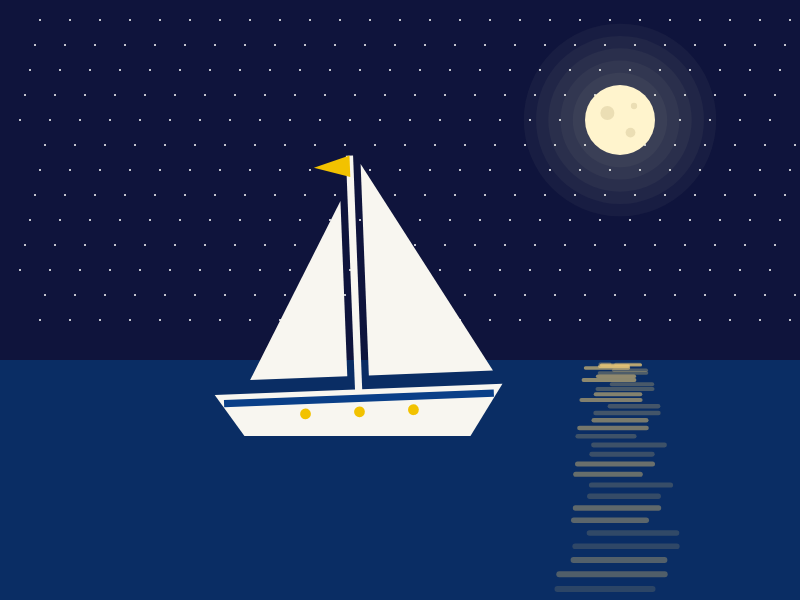
Frame 1 (no input)
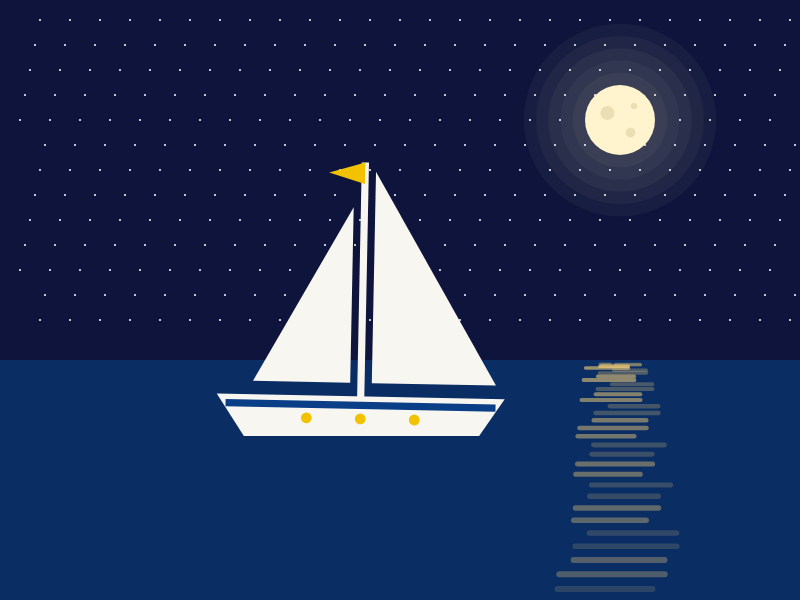
Frame 60 (no input)
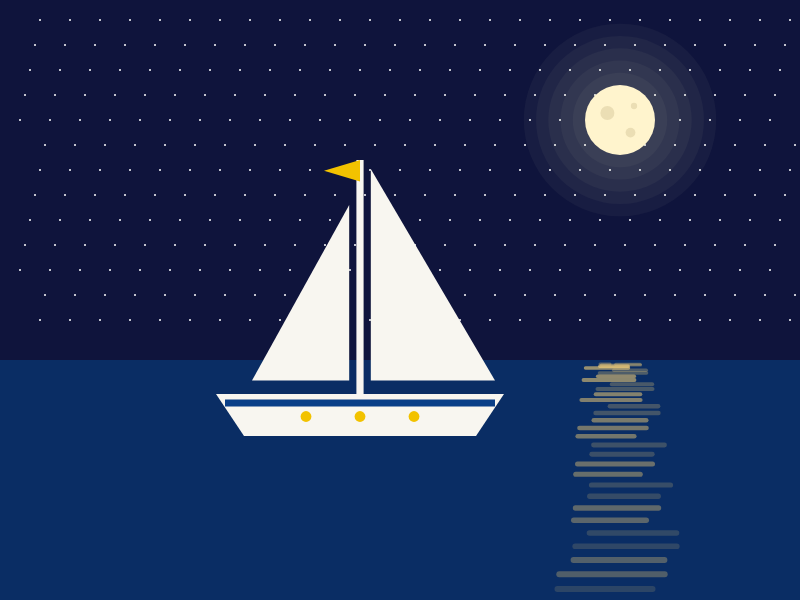
Frame 120 (the mouse pressed at the canvas centre since frame 60)

The p5.js sketch that drew these frames (run headless with seeded random() and noise() and a simulated clock; from frame 60 on, the mouse is pressed at the canvas centre):

// p5.js sketch
// ── sketch.js
let orizzonte = 360;  // y della linea dell'orizzonte
let lunaX = 620;      // posizione della luna
let lunaY = 120;
let scalaNave = 0.9;  // quanto è grande la barca
let lineaGalleggiamento = 430; // y in cui la barca tocca l'acqua

let bluLogo;
let gialloLogo;
let bianco;

function setup() {
  createCanvas(800, 600);
  bluLogo = color(10, 63, 136);
  gialloLogo = color(242, 194, 0);
  bianco = color(248, 246, 240);
}

function draw() {
  disegnaCielo();
  disegnaStelle();
  disegnaLuna();

  disegnaMare(orizzonte);
  disegnaRiflessoLuna(orizzonte, lineaGalleggiamento);

  disegnaNave();

  // l'acqua copre il fondo dello scafo
  disegnaMare(lineaGalleggiamento + 6);
  disegnaRiflessoLuna(lineaGalleggiamento + 6, height);
}

// ---------- CIELO ----------
function disegnaCielo() {
  noStroke();
  fill(15, 20, 60);
  rect(0, 0, width, orizzonte);
}

// ---------- STELLE ----------
function disegnaStelle() {
  stroke(255);
  strokeWeight(2);
  for (let x = 20; x < width; x = x + 30) {
    for (let y = 20; y < orizzonte - 20; y = y + 25) {
      point(x + y % 30, y);
    }
  }
}

// ---------- LUNA ----------
function disegnaLuna() {
  let diametro = 70;
  noStroke();
  for (let i = 5; i > 0; i--) {
    fill(255, 240, 190, 10);
    circle(lunaX, lunaY, diametro * (1 + i * 0.35));
  }
  fill(255, 244, 205);
  circle(lunaX, lunaY, diametro);
  // qualche cratere
  fill(235, 222, 180);
  circle(lunaX - diametro * 0.18, lunaY - diametro * 0.1, diametro * 0.2);
  circle(lunaX + diametro * 0.15, lunaY + diametro * 0.18, diametro * 0.14);
  circle(lunaX + diametro * 0.2, lunaY - diametro * 0.2, diametro * 0.09);
}

// ---------- MARE ----------
function disegnaMare(yInizio) {
  noStroke();
  fill(10, 45, 100);
  rect(0, yInizio, width, height - yInizio);
}

function disegnaRiflessoLuna(yMin, yMax) {
  for (let i = 0; i < 40; i++) {
    let y = orizzonte + 4 + i * i * 0.25;

    if (y >= yMin && y <= yMax) {
      let larghezza = 10 + i * 2.5 + (i * 37) % 25;
      let spostamento = ((i * 53) % 30) - 15;
      let trasparenza = 160 - i * 3;

      // i riflessi tremolano: ogni segmento si accende e spegne a turno
      if ((frameCount + i * 7) % 30 < 15) {
        trasparenza = trasparenza * 0.5;
      }

      stroke(255, 215, 120, trasparenza);
      strokeWeight(3 + i * 0.1);
      line(lunaX - larghezza / 2 + spostamento, y, lunaX + larghezza / 2 + spostamento, y);
    }
  }
}

// BARCA A VELA
function disegnaNave() {
  // dondolio
  let ciclo = frameCount % 160;
  if (ciclo > 80) {
    ciclo = 160 - ciclo;
  }
  let dondolio = ciclo - 40;

  push();
  translate(360, lineaGalleggiamento + dondolio * 0.12);
  rotate(dondolio * 0.001);
  scale(scalaNave);

  noStroke();

  // scafo
  fill(bianco);
  quad(-160, -40, 160, -40, 120, 20, -120, 20);

  // riga blu sullo scafo
  fill(bluLogo);
  rect(-150, -34, 300, 8);

  // oblò accesi
  fill(gialloLogo);
  for (let i = 0; i < 3; i++) {
    circle(-60 + i * 60, -15, 12);
  }

  // albero
  fill(bianco);
  rect(-4, -300, 8, 262);

  // vele
  triangle(12, -290, 12, -55, 150, -55);   // vela grande
  triangle(-12, -250, -12, -55, -120, -55); // vela piccola

  // bandierina gialla in cima
  fill(gialloLogo);
  triangle(0, -300, 0, -276, -40, -288);

  pop();
}
